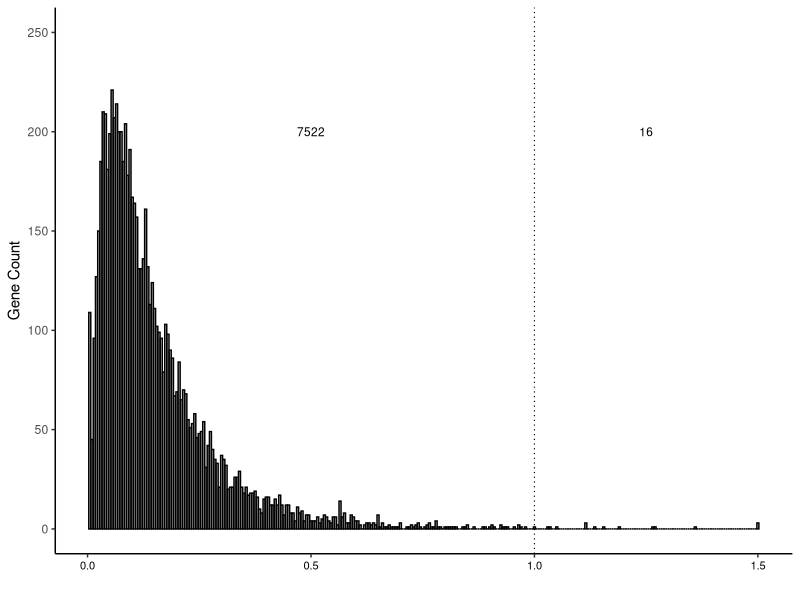

Here is the R script that generated this plot:
require(ggplot2)

setwd('/home/user/dnds/')
remove(list=ls(all=TRUE)) #remove todos objetos criados

dados = read.csv(file = 'all_omega_codeml-M0.txt', header = FALSE, sep = '\t')
dados = dados[,4] # apenas a coluna 4 contem as informacoes de dN/dS

# contar o numero de genes em intervalos de 0.005 de dN/dS
dados_plot = c(NULL)
faixa = 0.005
contagem = 0 # armazena o numero de genes com dN/dS para determinada faixa
while (faixa <= 1.500) {
  for (omega in dados) {
    if(omega >= (faixa-0.005) && omega < faixa){
      contagem = contagem + 1
    }
    else if(faixa > 1.495 && omega >= faixa){ # agrupa todos os genes com dN/dS >= 1.5 aqui. Eh o ultimo loop while.
      contagem = contagem + 1
    }
  }
  dados_plot = rbind(dados_plot,c(faixa,contagem))
  faixa = faixa + 0.005
  contagem = 0
}

# contar quantos genes tem dN/dS > 1
omega_maior = 0
omega_menor = 0
for(row in 1:nrow(dados_plot)){
  if(dados_plot[row,1] > 1){
    omega_maior = omega_maior + dados_plot[row,2]
  }
  else{
    omega_menor = omega_menor + dados_plot[row,2]
  }
}

# converter em data.frame para plotar
dados_plot = as.data.frame(dados_plot)

dev.new(width=35, height=20)
ggplot(data =  dados_plot, aes(x = dados_plot[,1], y=dados_plot[,2])) + # usei 'reorder' para organizar os dados em ordem decrescente.
  geom_bar(colour="black",stat="identity", fill="grey80") +
  ylim(0,250) +
  theme_classic() +
  xlab('') +
  ylab('Gene Count') +
  theme(axis.text.x = element_text(angle = 0, hjust = 0.5, size = 8, color = 'black')) +
  geom_vline(xintercept = 1, linetype="dotted", color = "black", size = 0.4) +
  annotate(geom = "text", x = 1.25, y = 200, label = omega_maior, color = "black", size = 3) +
  annotate(geom = "text", x = 0.5, y = 200, label = omega_menor, color = "black", size = 3)
dev.copy2pdf(file='histograma_codeml_M0_african-clade.pdf')

